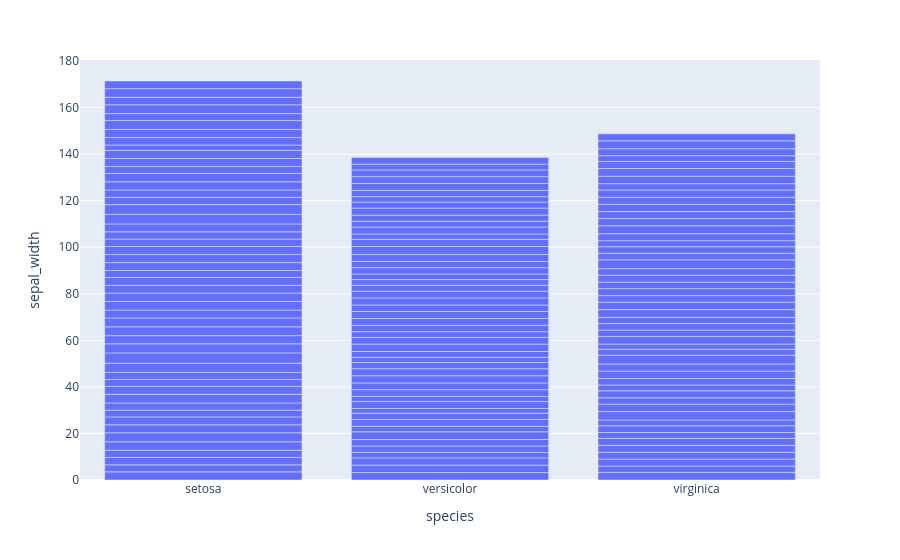

Source (notebook cell):
### Markdown cell above
#  3. Barplot

### Code cell
fig_3=px.bar(df,x='species',y='sepal_width')
fig_3.show()

### Figure 1 — Plotly figure (JSON) as saved in the notebook; plotly's stock layout.template omitted (floating-point values rounded to 4 significant figures; data arrays with more than 128 entries replaced by an {"elided": "..."} marker saying what was removed)
{"data": [{"hovertemplate": "species=%{x}<br>sepal_width=%{y}<extra></extra>", "legendgroup": "", "marker": {"color": "#636efa", "pattern": {"shape": ""}}, "name": "", "orientation": "v", "showlegend": false, "textposition": "auto", "type": "bar", "x": {"elided": "150 str values"}, "xaxis": "x", "y": {"elided": "150 float values"}, "yaxis": "y"}], "layout": {"barmode": "relative", "legend": {"tracegroupgap": 0}, "margin": {"t": 60}, "xaxis": {"anchor": "y", "domain": [0, 1], "title": {"text": "species"}}, "yaxis": {"anchor": "x", "domain": [0, 1], "title": {"text": "sepal_width"}}}}
